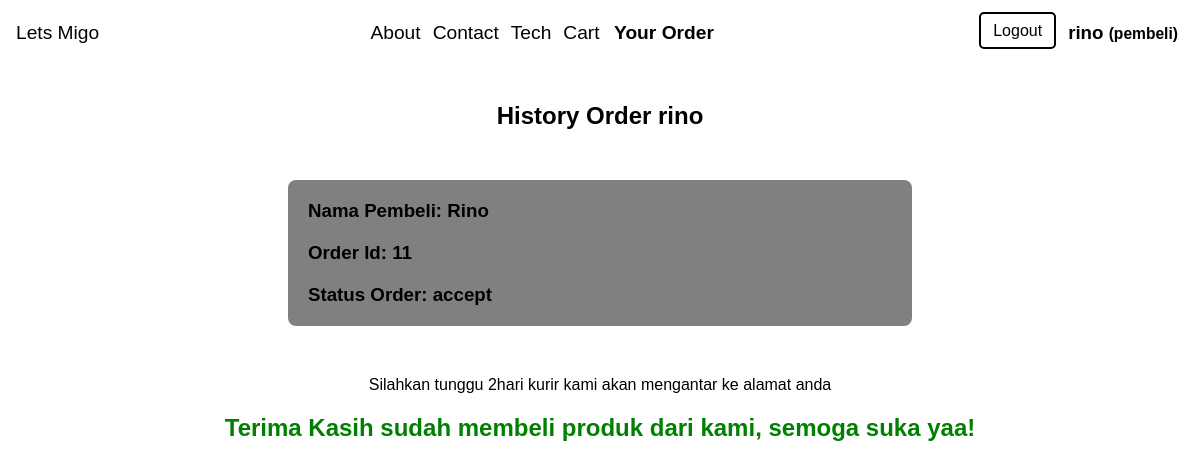
The page /history-order.php (signed in) on the database its author committed.
### tables this page shows
CREATE TABLE `checkout` (
  `id_checkout` int(11) NOT NULL,
  `nama_pembeli` varchar(50) NOT NULL,
  `no_telp` int(16) NOT NULL,
  `nama_kota` varchar(50) NOT NULL,
  `alamat` varchar(250) NOT NULL,
  `kode_pos` int(7) NOT NULL,
  `jenis_pengiriman` enum('Instant','Medium','Premium') NOT NULL,
  `jenis_pembayaran` enum('COD','Gopay','Ovo') NOT NULL,
  `status` enum('pending','accept','reject') NOT NULL,
  `waktu_belanja` timestamp NOT NULL DEFAULT CURRENT_TIMESTAMP
);

### app.php (called while the page is built, shortened)
<?php
$dbconnect = mysqli_connect("localhost", "root", "root", "lets-migo");
function queryData($query)
{
    global $dbconnect;
    $data = mysqli_query($dbconnect, $query);
    $rows = [];
    while ($row = mysqli_fetch_assoc($data)) {
        $rows[] = $row;
    }
    return $rows;
}

### src/history-order.php (the view, shortened to what this page needs)
<?php
require('../app.php');
$nameUser = $_SESSION["username"];
$userOrder = queryData("SELECT * FROM checkout WHERE nama_pembeli = '$nameUser'");
?>
<!DOCTYPE html>
<html lang="en">
<head>
    <link rel="stylesheet" href="./assets/css/style_history.css">
    <link rel="stylesheet" href="./assets/css/style.css">
</head>
<body>
    <?php require('./layouts/navigation.php'); ?>
    <div class="container">
        <h2 style="text-align: center; margin-top: 20px;">History Order <?= $nameUser; ?></h2>
        <?php
        foreach ($userOrder as $order) :
        ?>
            <div class="card-history">
                <h3>Nama Pembeli: <?= $order["nama_pembeli"] ?></h3>
                <h3 style="margin-top: 20px;">Order Id: <?= $order["id_checkout"]; ?></h3>
                <h3 style="margin-top: 20px;">Status Order: <?= $order["status"]; ?></h3>
            </div>
            <?php if ($order["status"] === "pending") : ?>
                <h2 style="text-align: center; margin-top: 20px;">Orderan anda segera kami proses, silahkan tunggu ya!</h2>
            <?php elseif ($order["status"] === "accept") : ?>
                <p style="text-align: center;">Silahkan tunggu 2hari kurir kami akan mengantar ke alamat anda</p>
                <h2 style="text-align: center; margin-top: 20px ; color: green;">Terima Kasih sudah membeli produk dari kami, semoga suka yaa!</h2>
            <?php else : ?>
                <h3 style="text-align: center; margin-top: 20px; color: red;">Mohon maaf orderan anda kami tolak, karena persyaratan dari kami tidak anda tepati!</h3>
            <?php endif; ?>
        <?php endforeach; ?>
    </div>
</body>
</html>

### src/assets/css/style_history.css (style rules this page uses)
* { font-family: "Poppins", sans-serif; margin: 0; padding: 0; }
.container { padding: 12px; }
.card-history { padding: 8px 12px 8px 12px; width: 50%; margin: 50px auto; border-radius: 8px; background: rgba(20, 240, 0, 0.801); }

### src/assets/css/style.css (style rules this page uses)
* { font-family: "Poppins", sans-serif; margin: 0; padding: 0; }
.container { padding: 16px; }
.card-history { padding: 20px; background-color: gray; }

### rows shown on the page
checkout: nama_pembeli "Rino", id_checkout "11", status "accept", shows "Silahkan tunggu 2hari kurir kami akan mengantar ke alamat anda"

### other values the page prints
$_SESSION["username"] "rino"
$_SESSION["level"] "pembeli"
$nameUser "rino"
